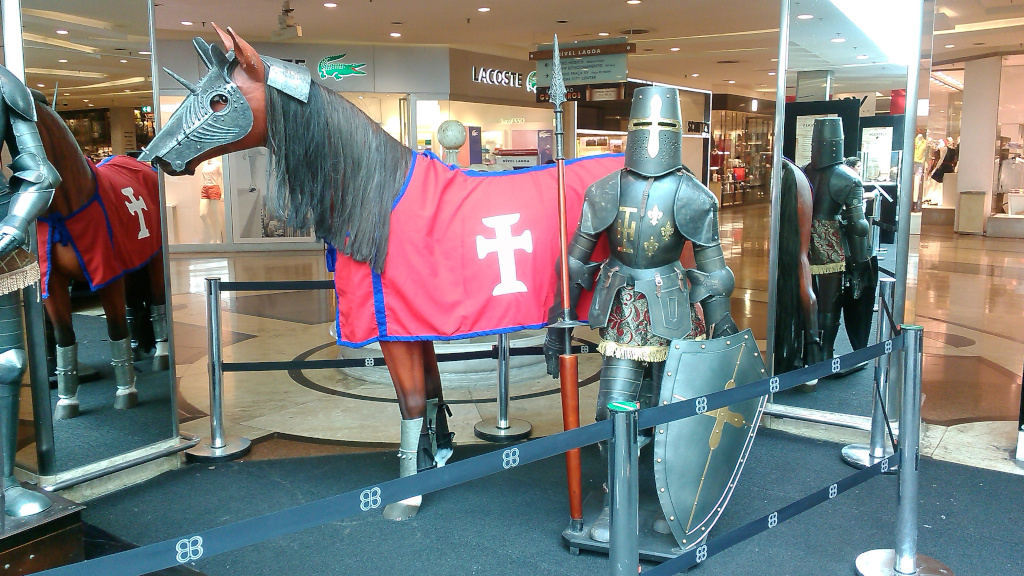
//> input picture Intro. Comp. Grafica/A OPENCV FILTRO Tiago/imagens/imagem_01.jpg, 1024 x 576 px
$ ./0 ../imagens/imagem_01.jpg   (built with g++ and OpenCV 4)
//> lines starting //> are read from the running program, lines starting //| are printed output that depends on the picture
/*Tiago*/
/*Pra compilar no linux com o opencv 4, só tirar o "local" do path tanto do eigen quanto do que o
professor pediu pra implementar e também no opencv 4 os comandos CV_BGR2HSV e CV_BGR2GRAY foram substituidos
por COLOR_BGR2HSV e COLOR_BGR2GRAY*/

#include <iostream>
#include <fstream>
#include <string>

#include <opencv2/core.hpp>
#include <opencv2/highgui.hpp>
#include <opencv2/imgcodecs.hpp>
#include <opencv2/imgproc.hpp>


using namespace std;
using namespace cv;

////</
int blur_element = 0;
////>/


Mat destino;
string	filename;	// Image file name

Mat erosion_dst, dilation_dst;
int erosion_elem = 2; /*Element:    0 = Rect     1 = Cross     2 = Ellipse    */
/* Kernel size: 2n +1 */
int erosion_size = 21;
int dilation_elem = 2; /*Element:    0 = Rect     1 = Cross     2 = Ellipse    */
int dilation_size = 21;

Mat destino_gray_Lpla, dst_Lpla;

    int kernel_size_Laplacian = 3;
    int scale_Laplacian = 1;
    int delta_Laplacian = 0;
    int ddepth = CV_16S;

/*Prototipos de funções*/
//void blurF (int, void* ); Formato que o createTrackbar aceita

void chamarSobelF (int, void* ); //preciasmos disso por causa da forma que Sobel é escrita. Com os args da main
int sobelF_real (int , char** ); //preciasmos disso por causa da forma que Sobel é escrita. Com os args da main
int xargc; char** xargv; //vamos pegar as 2 da main

//max_elem = 2 (0,1,2); em ambos: erosion_elem e dilation_elem
//max_kernel_size = 21; em ambos: erosion_size e dilation_size
void Erosion( int, void* );
void Dilation( int, void* );

void Laplacian_Funcao();

int main(int argc, char** argv );
void avg ();

//Vecs para a função avg (média e desvio padrão)
template <class T>

Vec3d getAverage(Mat image){
int      h,w;
Vec3d    sum,pixel;

   h = image.rows;
   w = image.cols;

  	sum[0] = sum[1] = sum[2] = 0.0;

	if ( is_same<T, uchar>::value ){
 		for (int r = 0; r < h; r++)
  			for ( int c = 0; c < w; c++)
   			sum[0] += image.at<uchar>(r,c);
	} else {
		if (( is_same<T, Vec3b>::value ) || ( is_same<T, Vec3d>::value )){
 			for (int r = 0; r < h; r++)
  				for ( int c = 0; c < w; c++){
   				pixel = image.at<T>(r,c);
					sum[0] += pixel[0];
					sum[1] += pixel[1];
					sum[2] += pixel[2];
				}
		}
	}
 	sum[0] = sum[0] / ( h * w);
	if ( !is_same<T, uchar>::value ){
 		sum[1] = sum[1] / ( h * w);
 		sum[2] = sum[2] / ( h * w);
	}

   return sum;

}

template <class T>

Vec3d getStdDeviation(Mat image){
int      h,w;
Vec3d		sum, mean, pixel, ret;

   h = image.rows;
   w = image.cols;

  	sum[0] = sum[1] = sum[2] = 0.0;

 	mean = getAverage<T>(image);
	if ( is_same<T, Vec3b>::value ){
 		for (int r = 0; r < h; r++)
  			for ( int c = 0; c < w; c++){
   			pixel = image.at<Vec3b>(r,c);
   			ret = (pixel - mean );
   			sum[0] = sum[0]+ (ret[0] * ret[0]);
   			sum[1] = sum[1] + (ret[1] * ret[1]);
   			sum[2] = sum[2] + (ret[2] * ret[2]);
			}
 			ret = sum / (( h * w) * 1.0);
			ret[0] = sqrt(ret[0]);
			ret[1] = sqrt(ret[1]);
			ret[2] = sqrt(ret[2]);
	} else {
		if ( is_same<T, Vec3d>::value ){
 			for (int r = 0; r < h; r++)
  				for ( int c = 0; c < w; c++){
   				pixel = image.at<Vec3d>(r,c);
   				ret = (pixel - mean );
   				sum[0] = sum[0] + (ret[0] * ret[0]);
   				sum[1] = sum[1] + (ret[1] * ret[1]);
   				sum[2] = sum[2] + (ret[2] * ret[2]);
				}
 				ret = sum / (( h * w) * 1.0);
				ret[0] = sqrt(ret[0]);
				ret[1] = sqrt(ret[1]);
				ret[2] = sqrt(ret[2]);
		} else {
 			for (int r = 0; r < h; r++)
  				for ( int c = 0; c < w; c++){
   				pixel[0] = image.at<uchar>(r,c);
   				ret[0] = (pixel[0] - mean[0] );
   				sum[0] = sum[0] + (ret[0] * ret[0]);
				}
 				ret[0] = sum[0] / (( h * w) * 1.0);
				ret[0] = sqrt(ret[0]);
		}
	}
   return ret;

}

Mat		image;		// Image object

int main(int argc, char** argv ) {
	xargc = argc; //vamos pegar da main
	xargv = argv; //vamos pegar da main


	filename = "../imagens/imagem_01.jpg";

	// Read image from disk
	image = imread(filename);
//> image is the input picture: 576 rows x 1024 cols, CV_8UC3; mean B, G, R 121.9, 124.6, 124.6
	destino =  imread(filename); //defini já q no comeco, destimo é igua a imagem carregada

	// Check if image was loaded
	if ( image.empty() ){
		cerr << "Image [ " << filename << " ] not found!" << endl;
		cerr << "Quitting!" << endl;
		exit (-1);
	}

    // Provided by OpenCV function bilateralFilter() We use 5 arguments:
    // src: Source image
    // dst: Destination image
    // d: The diameter of each pixel neighborhood.
	// Standard deviation in the color space.
	// Standard deviation in the coordinate space (in pixel terms).

	//NO CASO DO BILATERAL, VOCÊ TEM QUE POR OUTRO OBJETO MAT DE SAÍDA! NÃO PODE SER O MESMO
	//Q O DE ENTRADA

	imshow( "Img Original", image ); //Mostrar img destino em uma janela nomeada "Original"]

	//----------------------- CHAMANDO AS FUNÇÕES -----------------------------
	//Começa os filtros:

	/*--------------------------<<<<<<<<<<<<*/
	cout << "Preencha com os valores do Filtro Bilateral: \n";
	bilateralFilter ( image, destino, 15, 95, 45 );
	imshow( "Filtro Bilateral (1)", destino );


	cout << "Preencha com os valores de Blur: \n";
	blur(destino,destino,Size(10,10));
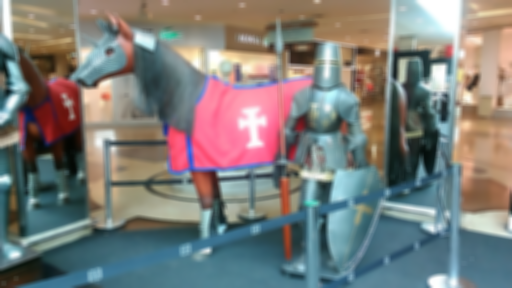
//> destino: 576 rows x 1024 cols, CV_8UC3 (shown at 1/2 size); mean B, G, R 121.7, 124.4, 124.6
	imshow( "blur", destino );

	cout << "Preencha com os valores de Sobel: \n";
	chamarSobelF (0,0);

	cout << "Preencha com os valores de GaussianBlur: \n";
	GaussianBlur(destino, destino, Size(3, 3), 0);
	imshow( "GaussianBlur", destino );
	//^Ela já chama uma janela

	cout << "Preencha com os valores de Laplacian: \n";
	Laplacian_Funcao ();


	cout << "Preencha com os valores de Erode: \n";
	namedWindow( "Erosion Demo", WINDOW_AUTOSIZE );
	Erosion( 0, 0 );

	cout << "Preencha com os valores de Dilate: \n";
	namedWindow( "Dilation Demo", WINDOW_AUTOSIZE );
	Dilation( 0, 0 );


	cout << "Converter para HSV? 0:Não 1:Sim \n";
	cvtColor(image, destino, COLOR_BGR2GRAY) ; //para HSV (ou cv_BGR2GRAY)
	imshow( "COLOR_BGR2GRAY", destino );

	cout << "Converter para HSV? 0:Não 1:Sim \n";
	cvtColor(image, destino, COLOR_BGR2HSV) ; //para HSV (ou cv_BGR2HSV)
	imshow( "COLOR_BGR2HSV", destino );


	avg ();//MEdia e Desvio padrão
	cout << "Salvando Imagem \n";
	imwrite("../imagens/ImagemFinal.jpg", destino);
	//SALVA NESSE ENDEREÇO ^

	waitKey(0);			// Wait for any key was pressed and return
							// the key code pressed or -1 if no key pressed
							// Parameter
							// =0 - Wait for until key pressed
							// >0 - Wait by N miliseconds and return
	return 0;

}
//Criar uma janela pra mostrar
	//namedWindow( filename.c_str(), WINDOW_NORMAL); e...
	//namedWindow( "Filtro Bilateral", WINDOW_NORMAL ); //Temos que por isso aqui pra fazer a janela com o botão deslizante
	// ^ Por o nome da janela a esquerda "Janela"
	//moveWindow( "Filtro Bilateral", image.cols, 0 );
	//destroyWindow("Filtro Bilateral"); USAR PARA FECHAR CADA JANELA


/* -----------------------------------  NÃO-EXCLUIR: NOMES DAS JANELAS --------------------------------------

Sobel ✓
Blur ✓
Erode ✓
Dilate ✓
G. / GaussianBlur ✓
Laplacian ✓
Filtro Bilateral ✓
---> para HSV ✓
para Tons de cinza ✓

Calcular a media
Calcular o desvio padrão

Salvar a imagem

	 -----------------------------------  NÃO-EXCLUIR: NOMES DAS JANELAS --------------------------------------
*/

int sobelF_real (int argc, char** argv)
{
//> called with argc = 2

  cv::CommandLineParser parser(argc, argv,
                               "{@input   |../imagens/imagem_01.jpg|input image}" //Local da imagem
                               "{ksize   k|1|ksize (hit 'K' to increase its value at run time)}"
                               "{scale   s|1|scale (hit 'S' to increase its value at run time)}"
                               "{delta   d|0|delta (hit 'D' to increase its value at run time)}"
                               "{help    h|false|show help message}");

  /*
  cout << "The sample uses Sobel or Scharr OpenCV functions for edge detection\n\n";
  parser.printMessage();
  cout << "\nPress 'ESC' to exit program.\nPress 'R' to reset values ( ksize will be -1 equal to Scharr function )";
  */

  //![variables]
  // First we declare the variables we are going to use
  Mat image,src, src_gray;
  Mat grad;
  const String window_name = "Sobel Demo - Simple Edge Detector";
  int ksize = parser.get<int>("ksize");
  int scale = parser.get<int>("scale");
  int delta = parser.get<int>("delta");
  int ddepth = CV_16S;
  //![variables]

  //![load]
  String imageName = parser.get<String>("@input");
  // As usual we load our source image (src)
  image = imread( samples::findFile( imageName ), IMREAD_COLOR ); // Load an image

  // Check if image is loaded fine
  if( image.empty() )
  {
    printf("Error opening image: %s\n", imageName.c_str());
    return EXIT_FAILURE;
  }
  //![load]


    //![reduce_noise]
    // Remove noise by blurring with a Gaussian filter ( kernel size = 3 )
    GaussianBlur(image, src, Size(3, 3), 0, 0, BORDER_DEFAULT);
    //![reduce_noise]

    //![convert_to_gray]
    // Convert the image to grayscale
    cvtColor(src, src_gray, COLOR_BGR2GRAY);
    //![convert_to_gray]

    //![sobel]
    /// Generate grad_x and grad_y
    Mat grad_x, grad_y;
    Mat abs_grad_x, abs_grad_y;

    /// Gradient X
    Sobel(src_gray, grad_x, ddepth, 1, 0, ksize, scale, delta, BORDER_DEFAULT);

    /// Gradient Y
    Sobel(src_gray, grad_y, ddepth, 0, 1, ksize, scale, delta, BORDER_DEFAULT);
    //![sobel]

    //![convert]
    // converting back to CV_8U
    convertScaleAbs(grad_x, abs_grad_x);
    convertScaleAbs(grad_y, abs_grad_y);
    //![convert]

    //![blend]
    /// Total Gradient (approximate)
    addWeighted(abs_grad_x, 0.5, abs_grad_y, 0.5, 0, grad);
    //![blend]

    //![display]
    imshow(window_name, grad);

	/*---------------ADICIONAR UM ENTRE COM O PARâMETRO----------------
	scale =  1;
    ksize = -1;
    delta =  0;
	*/

	//Mudando parâmetros pelo teclado

	/*
    char key = (char)waitKey(0);
    //![display]

    if(key == 27)
    {
      return EXIT_SUCCESS;
    }

    if (key == 'k' || key == 'K')
    {
      ksize = ksize < 30 ? ksize+2 : -1;
    }

    if (key == 's' || key == 'S')
    {
      scale++;
    }

    if (key == 'd' || key == 'D')
    {
      delta++;
    }

    if (key == 'r' || key == 'R')
    {
      scale =  1;
      ksize = -1;
      delta =  0;
    }
	*/

  return EXIT_SUCCESS;
}


void chamarSobelF (int, void* ){
  sobelF_real (xargc, xargv );//PRECISA DE PASSAR ESSES ARGs, que pegamos da main, através do escopo da main, copiando os para essas 2 variáveis
}

/*
void blurF (int, void* ){ //Formato que a função createTrackbar aceita para sua função que será chamada no último argumento


		///
	  int valor = 1; //NO CASO DO blur, aqui nao pode ter 0 "zero"
	  destino = imread(filename); //ZERANDO DESTINO, PRA APLICARMOS CERTO/REFAZER/FAZER MENOS QUE

  if( blur_element == 0 ){ valor = 1;} //o if recebe o valor do createTrackbar (...&blur_element )
  else if( blur_element == 1 ){ valor = 45; }
  else if( blur_element == 2) { valor = 95; } //VAI ABRIR A IMAGEM, PARA "DESFAZER", OU SEJA, APLICAR A ORIGINAL
//PARA DESFAZER TEM Q EXISTIR UM OUTRO MAT, GUARDANDO O Q FOI FEITO.
  //_______>>>>>>> ELE SÓ NÃO CONSEGUE "DESFAZER " O BLUR. DESCUBRA COMO Q FAZ PARA VOLTAR AO ORIGINAL, A FUNÇÃO

	// int element = ;
		///


		//criar variavel, para o primeiro argumento
		//blur(image,image,Size(30,15)); //subir dps?


	// Show our image inside it.
		blur(destino,destino,Size(valor,valor)); //subir dps? //NAO MODIFICAR A ORIGINAL
		imshow( filename.c_str(), destino ); //OK, FUNCIONA

	}
*/

//!// Variáveis de alteração de Erosion:  erosion_elem e erosion_size
void Erosion( int, void* )
{
  int erosion_type = 0;
  if( erosion_elem == 0 ){ erosion_type = MORPH_RECT; }
  else if( erosion_elem == 1 ){ erosion_type = MORPH_CROSS; }
  else if( erosion_elem == 2) { erosion_type = MORPH_ELLIPSE; }
  Mat element = getStructuringElement( erosion_type,
                       Size( 2*erosion_size + 1, 2*erosion_size+1 ),
                       Point( erosion_size, erosion_size ) );
  erode( destino, erosion_dst, element );
  imshow( "Erosion Demo", erosion_dst );
}

//!// Variáveis de alteração de Dilation:  dilation_elem e dilation_size
void Dilation( int, void* )
{
  int dilation_type = 0;
  if( dilation_elem == 0 ){ dilation_type = MORPH_RECT; }
  else if( dilation_elem == 1 ){ dilation_type = MORPH_CROSS; }
  else if( dilation_elem == 2) { dilation_type = MORPH_ELLIPSE; }
  Mat element = getStructuringElement( dilation_type,
                       Size( 2*dilation_size + 1, 2*dilation_size+1 ),
                       Point( dilation_size, dilation_size ) );
  dilate( destino, dilation_dst, element );
  imshow( "Dilation Demo", dilation_dst );
}

void Laplacian_Funcao () {
    // Reduce noise by blurring with a Gaussian filter ( kernel size = 3 )
    GaussianBlur( destino, destino, Size(3, 3), 0, 0, BORDER_DEFAULT );
    cvtColor( destino, destino_gray_Lpla, COLOR_BGR2GRAY ); // Convert the image to grayscale_Laplacian
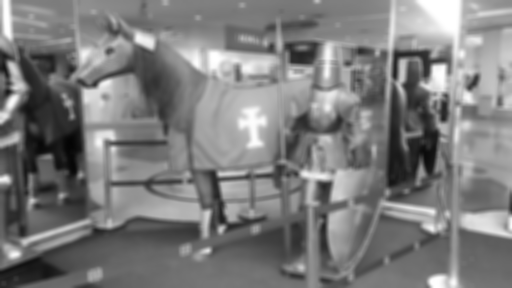
//> destino_gray_Lpla: 576 rows x 1024 cols, CV_8UC1 (shown at 1/2 size); min 4, max 255, mean 124.2
    Mat abs_dst_Lpla;
    Laplacian( destino_gray_Lpla, dst_Lpla, ddepth, kernel_size_Laplacian, scale_Laplacian, delta_Laplacian, BORDER_DEFAULT );
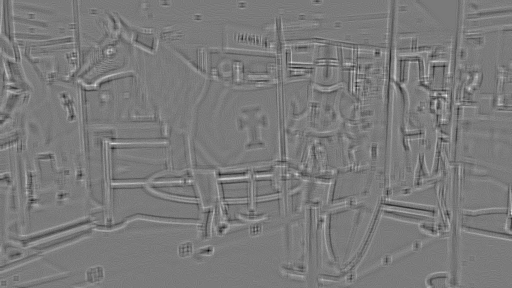
//> dst_Lpla: 576 rows x 1024 cols, CV_16SC1 (shown at 1/2 size); min -54, max 58, mean 0; drawn with min black and max white
    // converting back to CV_8U
    convertScaleAbs( dst_Lpla, abs_dst_Lpla );
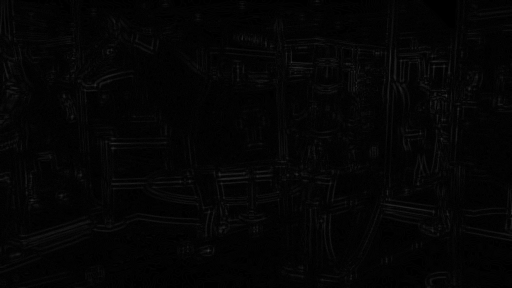
//> abs_dst_Lpla: 576 rows x 1024 cols, CV_8UC1 (shown at 1/2 size); min 0, max 58, mean 4.2
//> in Erosion, `erode( destino, erosion_dst, element );`:
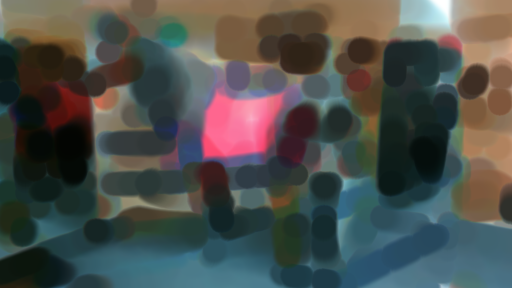
//> erosion_dst: 576 rows x 1024 cols, CV_8UC3 (shown at 1/2 size); mean B, G, R 76.1, 79.6, 76.9
//> in Dilation, `dilate( destino, dilation_dst, element );`:
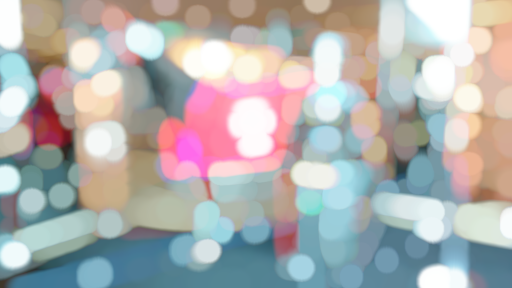
//> dilation_dst: 576 rows x 1024 cols, CV_8UC3 (shown at 1/2 size); mean B, G, R 175, 175.9, 177
//> in main, `imshow( "COLOR_BGR2HSV", destino );`:
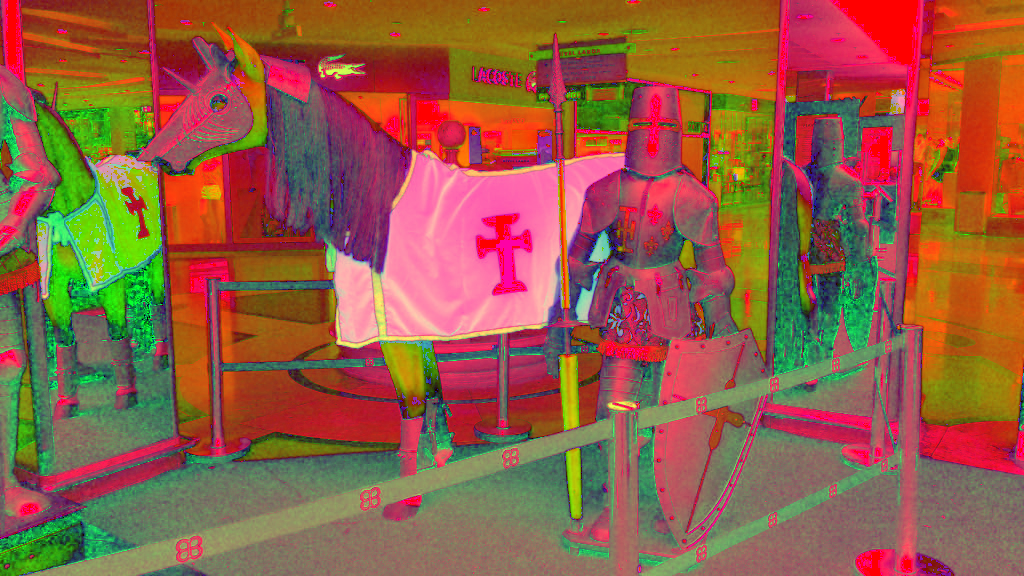
//> window 'COLOR_BGR2HSV': 576 rows x 1024 cols, CV_8UC3; mean B, G, R 68.3, 93.1, 147.8
    imshow( "Laplace", abs_dst_Lpla );
}

void avg () {
	Mat 		cimage;
string	filename2;	// Image file name

	//filename2 = "../imagens/teste.png";
	filename2 = "../imagens/imagem_01.jpg"; //ou a "teste.png"

	// Read image from disk
	image = imread(filename2);

	// Check if image was loaded
	if ( image.empty() ){
		cerr << "Image [ " << filename2 << " ] not found!" << endl;
		cerr << "Quitting!" << endl;
		exit (-1);
	}

	cout << "1> Media = " << getAverage<Vec3b>(image) << endl;
//> the loop in getAverage, `for (int r = 0; r < h; r++)` made 576 passes
//> pixel on passes 1 to 3: [105, 134, 179], [98, 138, 180], [91, 138, 176]
//> after the loop in getAverage, `for (int r = 0; r < h; r++)`: pixel = [151, 133, 104]
//> in getAverage, `sum[0] = sum[0] / ( h * w);`: sum = [121.9, 73469491, 73502098]
//> in getAverage, `sum[1] = sum[1] / ( h * w);`: sum = [121.9, 124.6, 73502098]
//> in getAverage, `sum[2] = sum[2] / ( h * w);`: sum = [121.9, 124.6, 124.6]
//| 1> Media = [121.905, 124.562, 124.617]
	cout << "1> Media = " << getAverage<uchar>(image) << endl;
//| 1> Media = [105.992, 0, 0]

	cout << "2> Media = " << getAverage<Vec3b>(image) << endl;
//| 2> Media = [121.905, 124.562, 124.617]
	cout << "2> Media = " << getAverage<uchar>(image) << endl;
//| 2> Media = [105.992, 0, 0]

	cout << "Desvio padrao = " << getStdDeviation<Vec3b>(image) << endl;
//> the loop in getStdDeviation, `for (int r = 0; r < h; r++)` made 576 passes
//> (pixel, ret) on passes 1 to 3: ([105, 134, 179], [-16.9, 9.44, 54.38]), ([98, 138, 180], [-23.9, 13.44, 55.38]), ([91, 138, 176], [-30.9, 13.44, 51.38])
//> after the loop in getStdDeviation, `for (int r = 0; r < h; r++)`: pixel = [151, 133, 104]; ret = [29.1, 8.44, -20.62]
//> in getStdDeviation, `ret = sum / (( h * w) * 1.0);`: ret = [3253.9, 3075.5, 4688.3]
//> in getStdDeviation, `ret[0] = sqrt(ret[0]);`: ret = [57.04, 3075.5, 4688.3]
//> in getStdDeviation, `ret[1] = sqrt(ret[1]);`: ret = [57.04, 55.46, 4688.3]
//> in getStdDeviation, `ret[2] = sqrt(ret[2]);`: ret = [57.04, 55.46, 68.47]
//| Desvio padrao = [57.043, 55.4571, 68.471]
	cout << "Desvio padrao = " << getStdDeviation<uchar>(image) << endl;
//| Desvio padrao = [57.9268, 0, 0]

   cvtColor(image, cimage, COLOR_BGR2GRAY);
	cimage.convertTo(cimage, CV_8UC1);

	cout << "Media = " << getAverage<uchar>(cimage) << endl;
//| Media = [124.276, 0, 0]
	cout << "Media = " << getAverage<uchar>(cimage) << endl;
//| Media = [124.276, 0, 0]

	cout << "2> Media = " << getAverage<Vec3b>(cimage) << endl;
//| [124.02, 124.019, 124.02]
	cout << "2> Media = " << getAverage<uchar>(cimage) << endl;
//| [124.276, 0, 0]

	cout << "Desvio Padrao = " << getStdDeviation<uchar>(cimage) << endl;
//| Desvio Padrao = [55.2858, 0, 0]
	cout << "Desvio Padrao = " << getStdDeviation<uchar>(cimage) << endl;
//| Desvio Padrao = [55.2858, 0, 0]

	// Create a window for display.
	 //namedWindow( filename2.c_str(), WINDOW_NORMAL);
	// Show our image inside it.
	 //imshow( filename2.c_str(), image );
}
